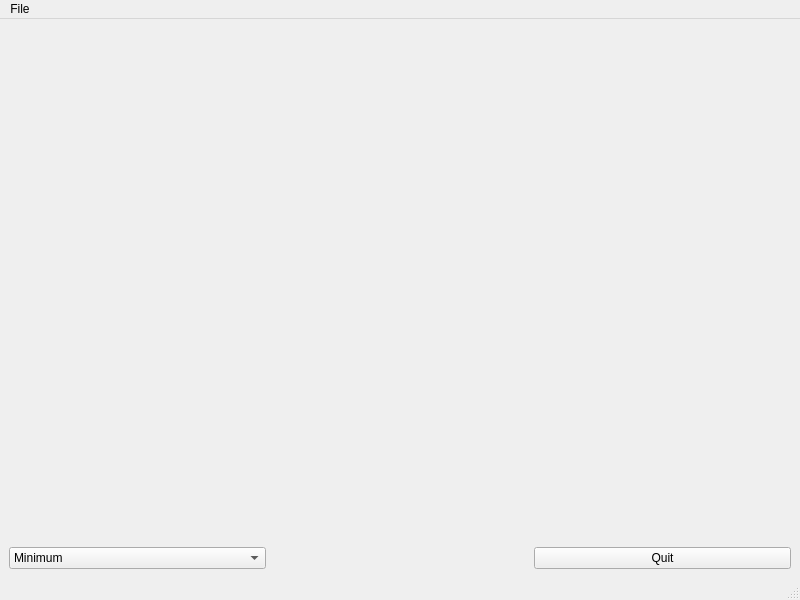
<?xml version="1.0" encoding="UTF-8"?>
<ui version="4.0">
 <class>MainWindow</class>
 <widget class="QMainWindow" name="MainWindow">
  <property name="geometry">
   <rect>
    <x>0</x>
    <y>0</y>
    <width>800</width>
    <height>600</height>
   </rect>
  </property>
  <property name="windowTitle">
   <string>MainWindow</string>
  </property>
  <widget class="QWidget" name="centralwidget">
   <layout class="QGridLayout" name="gridLayout">
    <item row="0" column="0">
     <layout class="QVBoxLayout" name="verticalLayout">
      <item>
       <widget class="PlotWidget" name="plot_widget" native="true"/>
      </item>
      <item>
       <layout class="QHBoxLayout" name="horizontalLayout">
        <item>
         <widget class="QComboBox" name="Ma_comboBox">
          <item>
           <property name="text">
            <string>Minimum</string>
           </property>
          </item>
          <item>
           <property name="text">
            <string>Maximum</string>
           </property>
          </item>
          <item>
           <property name="text">
            <string>Moyenne</string>
           </property>
          </item>
          <item>
           <property name="text">
            <string>Ecart Type</string>
           </property>
          </item>
         </widget>
        </item>
        <item>
         <widget class="QLabel" name="Ma_label">
          <property name="text">
           <string/>
          </property>
         </widget>
        </item>
        <item>
         <widget class="QPushButton" name="pushButton_quit">
          <property name="text">
           <string>Quit</string>
          </property>
         </widget>
        </item>
       </layout>
      </item>
     </layout>
    </item>
   </layout>
  </widget>
  <widget class="QMenuBar" name="menubar">
   <property name="geometry">
    <rect>
     <x>0</x>
     <y>0</y>
     <width>800</width>
     <height>26</height>
    </rect>
   </property>
   <widget class="QMenu" name="menuFile">
    <property name="title">
     <string>File</string>
    </property>
    <addaction name="actionOpen"/>
   </widget>
   <addaction name="menuFile"/>
  </widget>
  <widget class="QStatusBar" name="statusbar"/>
  <action name="actionOpen">
   <property name="text">
    <string>Open</string>
   </property>
  </action>
 </widget>
 <customwidgets>
  <customwidget>
   <class>PlotWidget</class>
   <extends>QWidget</extends>
   <header location="global">pyqtgraph</header>
   <container>1</container>
  </customwidget>
 </customwidgets>
 <resources/>
 <connections/>
</ui>
